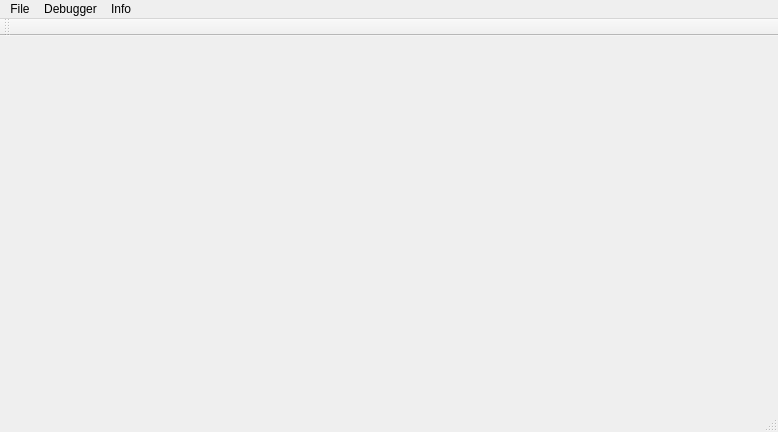
<?xml version="1.0" encoding="UTF-8"?>
<ui version="4.0">
 <class>TIA</class>
 <widget class="QMainWindow" name="TIA">
  <property name="geometry">
   <rect>
    <x>0</x>
    <y>0</y>
    <width>778</width>
    <height>432</height>
   </rect>
  </property>
  <property name="windowTitle">
   <string>TIA</string>
  </property>
  <widget class="QWidget" name="centralWidget"/>
  <widget class="QMenuBar" name="menuBar">
   <property name="geometry">
    <rect>
     <x>0</x>
     <y>0</y>
     <width>778</width>
     <height>21</height>
    </rect>
   </property>
   <widget class="QMenu" name="menuFile">
    <property name="title">
     <string>File</string>
    </property>
   </widget>
   <widget class="QMenu" name="menuInfo">
    <property name="title">
     <string>Info</string>
    </property>
   </widget>
   <widget class="QMenu" name="menuDebugger">
    <property name="title">
     <string>Debugger</string>
    </property>
   </widget>
   <addaction name="menuFile"/>
   <addaction name="menuDebugger"/>
   <addaction name="menuInfo"/>
  </widget>
  <widget class="QToolBar" name="mainToolBar">
   <attribute name="toolBarArea">
    <enum>TopToolBarArea</enum>
   </attribute>
   <attribute name="toolBarBreak">
    <bool>false</bool>
   </attribute>
  </widget>
  <widget class="QStatusBar" name="statusBar"/>
  <action name="actionOpen">
   <property name="text">
    <string>Open...</string>
   </property>
  </action>
  <action name="actionReload_File">
   <property name="text">
    <string>Reload File</string>
   </property>
  </action>
  <action name="actionReload_DB">
   <property name="text">
    <string>Reload DB</string>
   </property>
  </action>
  <action name="actionAbout">
   <property name="text">
    <string>About</string>
   </property>
  </action>
 </widget>
 <layoutdefault spacing="6" margin="11"/>
 <resources/>
 <connections/>
</ui>
